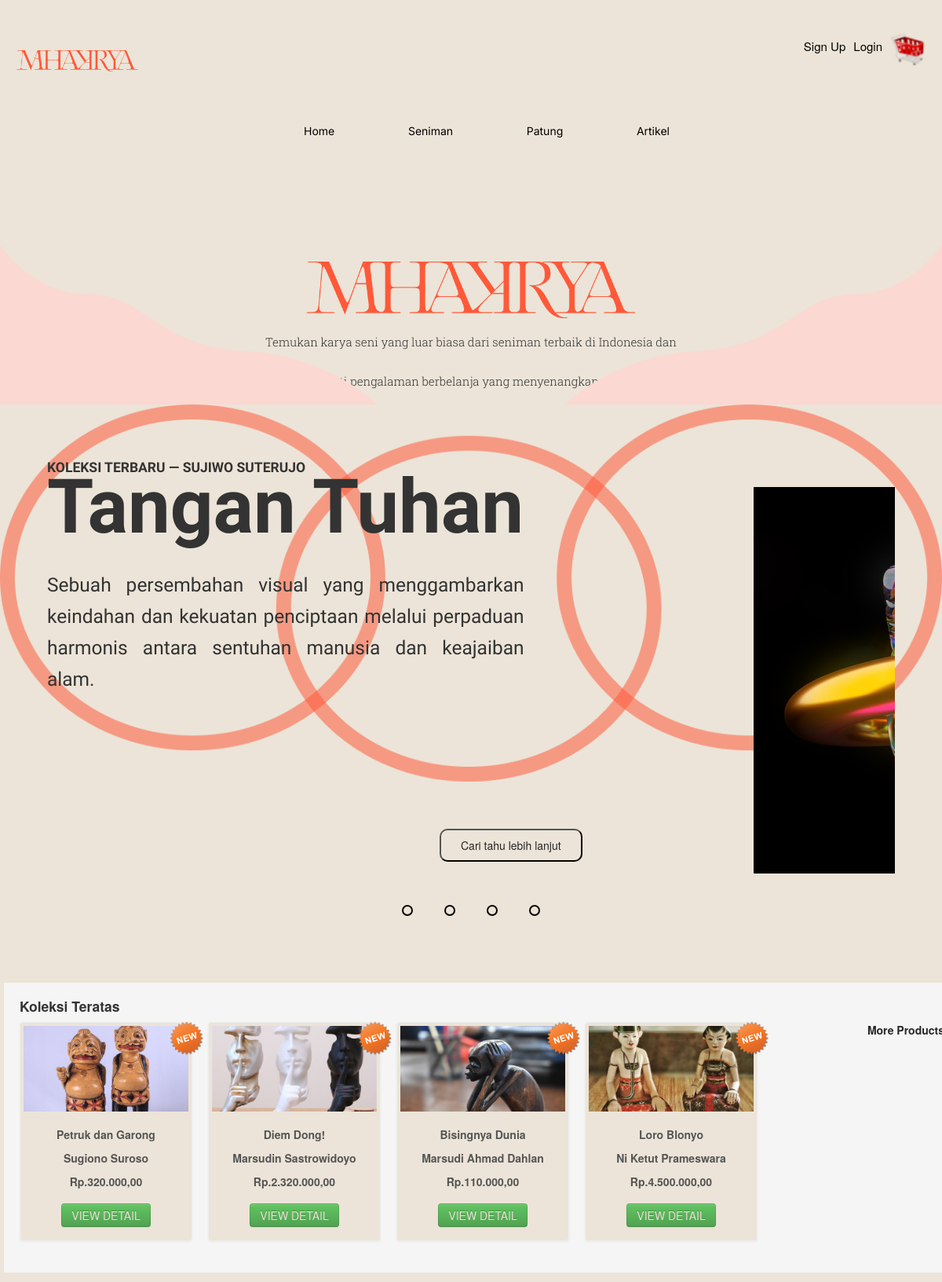
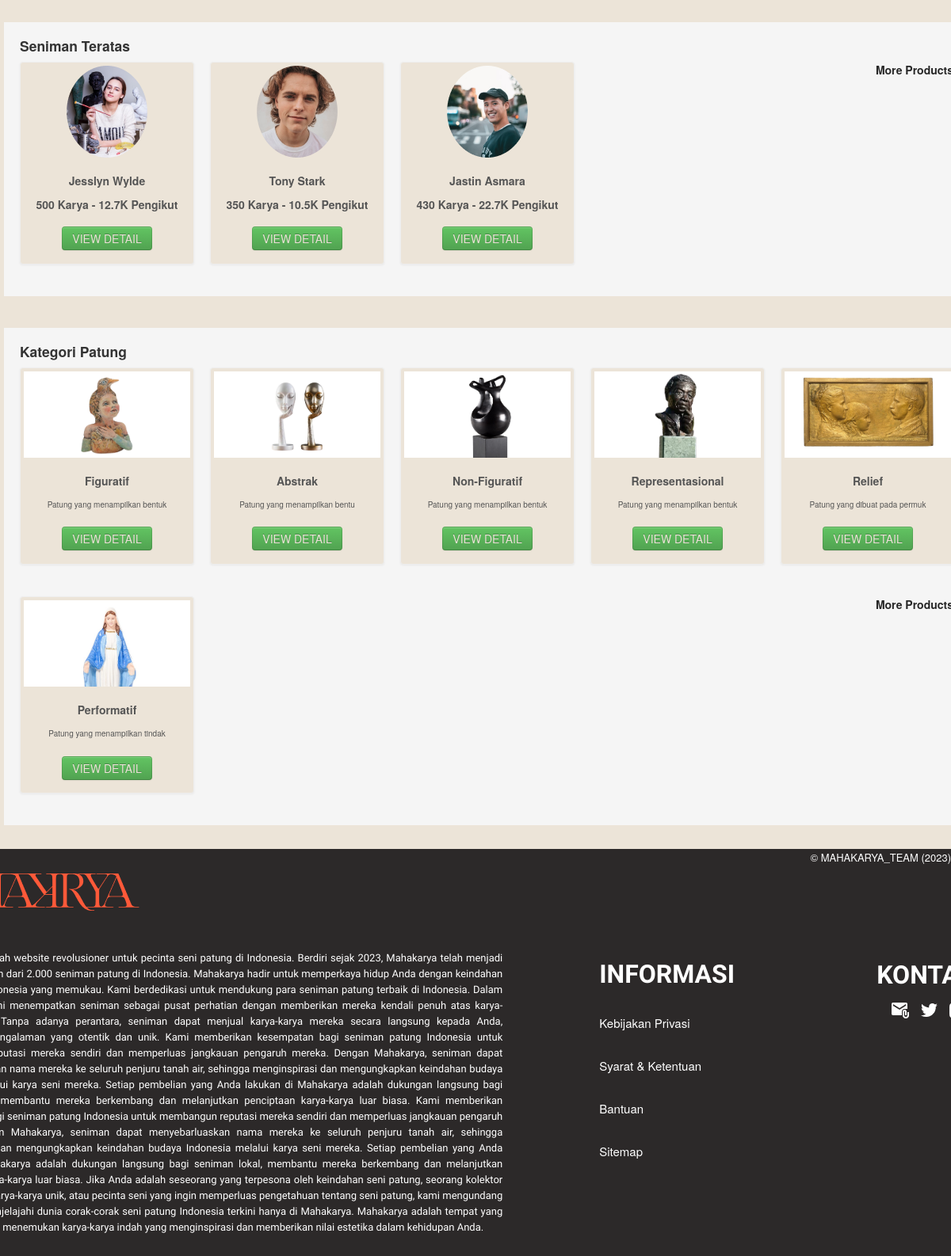
The page / on the database its author committed (2 pictures, top to bottom).
### tables this page shows
CREATE TABLE `produk` (
  `id_produk` int(11) NOT NULL,
  `nama` varchar(50) NOT NULL,
  `id_kategori` int(11) NOT NULL,
  `foto` blob NOT NULL,
  `merek` varchar(30) NOT NULL,
  `spesifikasi` text NOT NULL,
  `harga` int(10) NOT NULL,
  `harga_baru` int(10) NOT NULL,
  `stok` int(5) NOT NULL,
  `status` varchar(5) NOT NULL
);

### application/controllers/home.php (called while the page is built, shortened)
<?php
	class home extends CI_Controller{
		  public $table_sumber;
			public function __construct(){
			$this->load->model('product_m');
			$this->table_sumber = 'produk';
		}
		public function index(){
			$this->load->view('link/header');
			$data['datanya1'] = $this->product_m->tableNewProduct5($this->table_sumber);
			$data['datanya2'] = $this->product_m->listSeniman($this->table_sumber);
			$data['datanya3'] = $this->product_m->listPatung($this->table_sumber);
			$this->load->view('home/home_v',$data);
			$this->load->view('link/footer');
		}
	}
?>

### index.php (called while the page is built, shortened)
<?php
require_once BASEPATH.'core/CodeIgniter.php';

### application/models/product_m.php (called while the page is built, shortened)
<?php
    class product_m extends CI_model{
        function tableNewProduct5(){
            $q="SELECT id_produk, nama, foto, merek, harga FROM produk WHERE status='new' LIMIT 5";
            return $this->db->query($q);
        }
        function listPatung(){
          $q="SELECT p.*, k.kategori as KategoriName FROM produk as p inner join kategori as k on p.id_kategori=k.id_kategori WHERE k.id_kategori = 7 LIMIT 6";
          return $this->db->query($q);
        }
        function listSeniman(){
          $q="SELECT p.*, k.kategori as KategoriName FROM produk as p inner join kategori as k on p.id_kategori=k.id_kategori WHERE k.id_kategori = 8 LIMIT 6";
          return $this->db->query($q);
        }
    }
?>

### application/views/home/home_v.php (the view, shortened to what this page needs)
<!DOCTYPE html>
<html lang="en">
  <head>
    <link href="<?php echo base_url();?>/assets/css/bootstrap.min.css" rel="stylesheet">
    <link href="<?php echo base_url();?>/assets/css/base.css" rel="stylesheet">
  </head>
<body>
<div class="header" style="background-color:#ece4d8">
     <br><br><br>
<div id="ss" class="search-container-wrapper">
        <div class="search-container">
          <button type="submit" class="search-button">
          </button>
        </div>
      </div>
    <div class="welcomeText">
        <h3>Selamat Datang di</h3>
    </div>
    <div class="logoBesar">
        <img src="<?php echo base_url();?>/assets/images/logoBesar.png" alt="">
    </div>
    <div class="welcomeText">
        <h3>Temukan karya seni yang luar biasa dari seniman terbaik di Indonesia dan</h3>
        <h3>nikmati pengalaman berbelanja yang menyenangkan di sini.</h5>
    </div>
    <div class="gambarHome">
        <img class="lingkaranHome" src="<?php echo base_url();?>/assets/images/lingkarangHome.png" alt="" >
        <img class="kiriHome" src="<?php echo base_url();?>/assets/images/kiriHome.png" alt="">
        <img class="kananHome" src="<?php echo base_url();?>/assets/images/kananHome.png" alt="">
    </div>
     </div>
<br><br>
<div class="carousel">
  <div class="slider">
    <div class="slides">
      <div class="carousel1">
        <h4>KOLEKSI TERBARU &mdash; SUJIWO SUTERUJO</h4>
        <h1>Tangan Tuhan</h1>
        <h3>Sebuah persembahan visual yang menggambarkan keindahan dan kekuatan penciptaan melalui perpaduan harmonis antara sentuhan manusia dan keajaiban alam.</h3><a href=""><button class="buttoncarouseldetail">Cari tahu lebih lanjut</button></a>
        <img src="<?php echo base_url();?>/assets/images/Rectangle 3.png" alt="">
    </div>
</div>
<div class="navigation-manual">
  <label for="radio1"class="manual-btn"></label>
  <label for="radio2"class="manual-btn"></label>
  <label for="radio3"class="manual-btn"></label>
  <label for="radio4"class="manual-btn"></label>
</div>
  </div>
</div>
<div id="mainBody" style="background-color: #ece4d8;">
	<div class="container">
	<div class="row">
		<div class="span9">
			  <ul class="box2 thumbnails">
          <h4>Koleksi Teratas</h4>
          <?php
          if($this->session->userdata('l')=='user' || $this->session->userdata('l')=='admin'){
               $i=1;
           foreach($datanya1->result() as $perdata){
    			  echo '
              <li class="span3">
                <div class="thumbnail">
                <i class="tag"></i>
                <a><img src="'.base_url('assets/images/product/'.$perdata->foto).'"></a>
                <div class="caption">
                  <h5>'.$perdata->nama.'</h5>
                  <h5>'.$perdata->merek.'</h5>
                  <h5>Rp.'.number_format($perdata->harga,2,',','.').'</h5>
                  <h4 class="m0"><a class="btn_center2 btn btn-sm btn-success" href="'.site_url('detail').'?id='.$perdata->id_produk.'">VIEW DETAIL</a></h4>
                </div>
                </div>
              </li>';
              }
            $i++;
      }
      else{
        foreach($datanya1->result() as $perdata){
        echo '
          <li class="span3">
            <div class="thumbnail">
            <i class="tag"></i>
            <a href="'.site_url('detail/blmLogin').'?id='.$perdata->id_produk.'"><img src="'.base_url('assets/images/product/'.$perdata->foto).'"></a>
            <div class="caption">
            <h5>'.$perdata->nama.'</h5>
            <h5>'.$perdata->merek.'</h5>
            <h5>Rp.'.number_format($perdata->harga,2,',','.').'</h5>
            <h4 class="m0"><a class="btn_center2 btn btn-sm btn-success" href="'.site_url('detail/blmLogin').'?id='.$perdata->id_produk.'">VIEW DETAIL</a></h4>
            </div>
            </div>
          </li>';
      }
      }
        ?>
        <h5><a class="btn_more" href="<?php echo site_url('product');?>">More Products</a></h5>
			  </ul>
		</div>
	</div>
	</div>
  <div class="container">
	<div class="row">
		<div class="span9">
      <ul class="box2 thumbnails">
        <h4>Seniman Teratas</h4>
        <?php
        if($this->session->userdata('l')=='user' || $this->session->userdata('l')=='admin'){
             $i=1;
         foreach($datanya2->result() as $perdata){
  			  echo '
            <li class="span3">
              <div class="thumbnail">
              <a><img src="'.base_url('assets/images/product/'.$perdata->foto).'"></a>
              <div class="caption">
                <h5>'.$perdata->nama.'</h5>
                <h5>'.$perdata->spesifikasi.'</h5>
                <h4 class="m0"><a class="btn_center2 btn btn-sm btn-success" href="'.site_url('detail').'?id='.$perdata->id_produk.'">VIEW DETAIL</a></h4>
              </div>
              </div>
            </li>';
            }
          $i++;
    }
    else{
      foreach($datanya2->result() as $perdata){
      echo '
        <li class="span3">
          <div class="thumbnail">
          <a><img src="'.base_url('assets/images/product/'.$perdata->foto).'"></a>
          <div class="caption">
            <h5>'.$perdata->nama.'</h5>
            <h5>'.$perdata->spesifikasi.'</h5>
            <h4 class="m0"><a class="btn_center2 btn btn-sm btn-success" href="'.site_url('detail/blmLogin').'?id='.$perdata->id_produk.'">VIEW DETAIL</a></h4>
          </div>
          </div>
        </li>';
    }
    }
      ?>
      <h5><a class="btn_more" href="<?php echo site_url('featured_product');?>">More Products</a></h5>
      </ul>
		</div>
	</div>
	</div>
  <div class="container">
	<div class="row">
		<div class="span9">
			  <ul class="box2 thumbnails">
          <h4>Kategori Patung</h4>
          <?php
          if($this->session->userdata('l')=='user' || $this->session->userdata('l')=='admin'){
               $i=1;
           foreach($datanya3->result() as $perdata){
    			  echo '
              <li class="span3">
                <div class="thumbnail">
                <i class="tag"></i>
                <a><img src="'.base_url('assets/images/product/'.$perdata->foto).'"></a>
                <div class="caption">
                  <h5>'.$perdata->nama.'</h5>
                  <p style="font-size: 10px;">'.$perdata->merek.'</p>
                  <h4 class="m0"><a class="btn_center2 btn btn-sm btn-success" href="'.site_url('detail').'?id='.$perdata->id_produk.'">VIEW DETAIL</a></h4>
                </div>
                </div>
              </li>';
              }
            $i++;
      }
      else{
        foreach($datanya3->result() as $perdata){
        echo '
          <li class="span3">
            <div class="thumbnail">
            <a href="'.site_url('detail/blmLogin').'?id='.$perdata->id_produk.'"><img src="'.base_url('assets/images/product/'.$perdata->foto).'"></a>
            <div class="caption">
            <h5>'.$perdata->nama.'</h5>
            <p style="font-size: 10px;">'.$perdata->merek.'</p>
            <h4 class="m0"><a class="btn_center2 btn btn-sm btn-success" href="'.site_url('detail/blmLogin').'?id='.$perdata->id_produk.'">VIEW DETAIL</a></h4>
            </div>
            </div>
          </li>';
      }
      }
        ?>
        <h5><a class="btn_more" href="<?php echo site_url('product');?>">More Products</a></h5>
			  </ul>
		</div>
	</div>
	</div>
</div>
</body>
</html>

### application/views/link/header.php (shortened to what this page needs)
<!DOCTYPE html>
<html lang="en">
  <head>
    <link href="<?php echo base_url();?>/assets/css/bootstrap.min.css" rel="stylesheet">
    <link href="<?php echo base_url();?>/assets/css/bootstrap2.min.css" rel="stylesheet">
    <link href="<?php echo base_url();?>/assets/css/base.css" rel="stylesheet">
  </head>
  <body>
<?php
  if($this->session->userdata('l')=='admin'){
  ?>
    <div id="logoArea" class="navbar">
      <div class="header-color navbar-inner">
        <a class="img-logo"><img src="<?php echo base_url();?>/assets/images/logoKecil.png" alt="mahakarya"/></a>
       <form class="cari" method="post" action="products.html" >
        </form>
        <div id="menu_atas">
           <ul>
             <li><a href="<?php echo site_url('dashboard');?>">Dashboard</a></li>
             <li><a href="<?php echo site_url('login/logout');?>">Logout</a></li>
          </ul>
        </div>
      </div>
    </div>
    <div id="menu" style="background-color: #ece4d8;">
     <ul>
      <li class=""><a href="<?php echo site_url('home');?>">Home</a></li>
      <li class=""><a href="<?php echo site_url('featured_product');?>">Seniman</a></li>
      <li class=""><a href="<?php echo site_url('product');?>">Patung</a></li>
      <li class=""><a href="<?php echo site_url('ourstores');?>">Artikel</a></li>
      </ul>
    </div>
     <?php
       }
       else{
     ?>
     <div id="logoArea" class="navbar">
       <div style="height: 150px; background-color: #ECE4D8;">
        <div style="padding-left:20px;padding-right:20px;">
         <a class="img-logo"><img src="<?php echo base_url();?>/assets/images/logoKecil.png" alt="Gadgetshop"/></a>
         <div id="menu_atas">
            <ul>
              <li class=""><a href="<?php echo site_url('registration');?>">Sign Up</a></li>
              <li class=""><a href="<?php echo site_url('login');?>">Login</a></li>
                <li><a href="<?php echo site_url('login');?>"><img src="<?php echo base_url();?>/assets/images/ico-cart.png" alt="Cart"/></a></li>
              </ul>
         </div>
       </div>
       </div>
     </div>
     <div id="menu" style="background-color: #ece4d8;">
      <ul>
        <li class=""><a href="<?php echo site_url('home');?>">Home</a></li>
        <li class=""><a href="<?php echo site_url('featured_product');?>">Seniman</a></li>
        <li class=""><a href="<?php echo site_url('product');?>">Patung</a></li>
        <li class=""><a href="<?php echo site_url('ourstores');?>">Artikel</a></li>
       </ul>
     </div>
     <?php } ?>
</body>
</html>

### application/views/link/footer.php (shortened to what this page needs)
<!DOCTYPE html>
<html lang="en">
  <head>
    <link href="<?php echo base_url();?>/assets/css/bootstrap.min.css" rel="stylesheet">
    <link href="<?php echo base_url();?>/assets/css/grid.css" rel="stylesheet">
    <link href="<?php echo base_url();?>/assets/css/base.css" rel="stylesheet">
  </head>
<body>
  	<div  id="footerSection">
  	<div class="container">
	  <div class="logo">
            <img src="<?php echo base_url();?>/assets/images/logoKecil.png" alt="">
        </div>
        <div class="about">
            <p>
                Mahakarya adalah website revolusioner untuk pecinta seni patung di Indonesia. Berdiri sejak 2023, Mahakarya telah menjadi wadah bagi lebih dari 2.000 seniman patung di Indonesia. Mahakarya hadir untuk memperkaya hidup Anda dengan keindahan seni patung Indonesia yang memukau. Kami  berdedikasi untuk mendukung para seniman patung terbaik di Indonesia. Dalam Mahakarya, kami menempatkan seniman sebagai pusat perhatian dengan memberikan mereka kendali penuh atas karya-karya mereka. Tanpa adanya perantara, seniman dapat menjual karya-karya mereka secara langsung kepada Anda, memberikan pengalaman yang otentik dan unik. Kami memberikan kesempatan bagi seniman patung Indonesia untuk membangun reputasi mereka sendiri dan memperluas jangkauan pengaruh mereka. Dengan Mahakarya, seniman dapat menyebarluaskan nama mereka ke seluruh penjuru tanah air, sehingga menginspirasi dan mengungkapkan keindahan budaya Indonesia melalui karya seni mereka. Setiap pembelian yang Anda lakukan di Mahakarya adalah dukungan langsung bagi seniman lokal, membantu mereka berkembang dan melanjutkan penciptaan karya-karya luar biasa. Kami memberikan kesempatan bagi seniman patung Indonesia untuk membangun reputasi mereka sendiri dan memperluas jangkauan pengaruh mereka. Dengan Mahakarya, seniman dapat menyebarluaskan nama mereka ke seluruh penjuru tanah air, sehingga menginspirasi dan mengungkapkan keindahan budaya Indonesia melalui karya seni mereka. Setiap pembelian yang Anda lakukan di Mahakarya adalah dukungan langsung bagi seniman lokal, membantu mereka berkembang dan melanjutkan penciptaan karya-karya luar biasa. Jika Anda adalah seseorang yang terpesona oleh keindahan seni patung, seorang kolektor yang mencari karya-karya unik, atau pecinta seni yang ingin memperluas pengetahuan tentang seni patung, kami mengundang Anda untuk menjelajahi dunia corak-corak seni patung Indonesia terkini hanya di Mahakarya. Mahakarya adalah tempat yang sempurna untuk menemukan karya-karya indah yang menginspirasi dan memberikan nilai estetika dalam kehidupan Anda.
            </p>
        </div>
        <div class="information">
            <h3>
                INFORMASI
            </h3>
            <li><a href="">Kebijakan Privasi</a></li>
            <li><a href="">Syarat & Ketentuan</a></li>
            <li><a href="">Bantuan</a></li>
            <li><a href="">Sitemap</a></li>
        </div>
        <div class="contact">
            <h3>
                KONTAK KAMI
            </h3>
            <li class="icons">
                <a href=""><img src="<?php echo base_url();?>/assets/images/Vector-1.png"></a>
                <a href=""><img src="<?php echo base_url();?>/assets/images/Vector-2.png"></a>
                <a href=""><img src="<?php echo base_url();?>/assets/images/Vector-3.png"></a>
            </li>
        </div>
  		 </div>
  		<p class="pull-right">&copy; MAHAKARYA_TEAM (2023)</p>
  	</div>
</body>
</html>

### assets/css/grid.css (style rules this page uses)
h4 { margin-top: 25px; }
.row { margin-bottom: 20px; }

### rows shown on the page
produk: foto (picture), nama "Petruk dan Garong", merek "Sugiono Suroso", harga "320.000,00"
produk: foto (picture), nama "Diem Dong!", merek "Marsudin Sastrowidoyo", harga "2.320.000,00"
produk: foto (picture), nama "Bisingnya Dunia", merek "Marsudi Ahmad Dahlan", harga "110.000,00"
produk: foto (picture), nama "Loro Blonyo", merek "Ni Ketut Prameswara", harga "4.500.000,00"
produk: foto (picture), nama "Jesslyn Wylde", spesifikasi "500 Karya - 12.7K Pengikut"
produk: foto (picture), nama "Tony Stark", spesifikasi "350 Karya - 10.5K Pengikut"
produk: foto (picture), nama "Jastin Asmara", spesifikasi "430 Karya - 22.7K Pengikut"
produk: foto (picture), nama "Figuratif", merek "Patung yang menampilkan bentuk"
produk: foto (picture), nama "Abstrak", merek "Patung yang menampilkan bentu"
produk: foto (picture), nama "Non-Figuratif", merek "Patung yang menampilkan bentuk"
produk: foto (picture), nama "Representasional", merek "Patung yang menampilkan bentuk"
produk: foto (picture), nama "Relief", merek "Patung yang dibuat pada permuk"
produk: foto (picture), nama "Performatif", merek "Patung yang menampilkan tindak"
